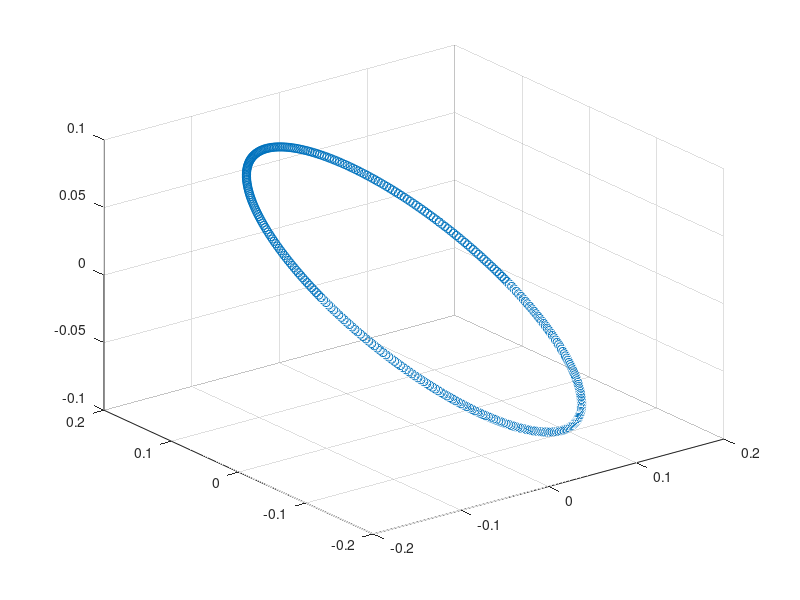

This figure's MATLAB source:
% akala

r = 10;
thetainit = 45;
phiinit = 30;
% 
R1 = [cosd(thetainit) -sind(thetainit) 0;...
      sind(thetainit) cosd(thetainit)  0;...
      0               0                1];
R2 = [1 0 0;...
      0 cosd(phiinit) -sind(phiinit);...
      0 sind(phiinit) cosd(phiinit)];
R = R1 * R2;
t = 0:1:360; % lifetime coordinates
% Metatropi se sferikes sydetagmenes
x2 = r * cosd(t); 
y2 = r * sind(t);
z2 = zeros(1,length(t));
% Convert to degrees to rads
x2 = deg2rad(x2);
y2 = deg2rad(y2);
z2 = deg2rad(z2);
% Apply transform
xyz = R * [x2; y2; z2];
% Plot 3D
scatter3(xyz(1,:), xyz(2,:), xyz(3,:))
